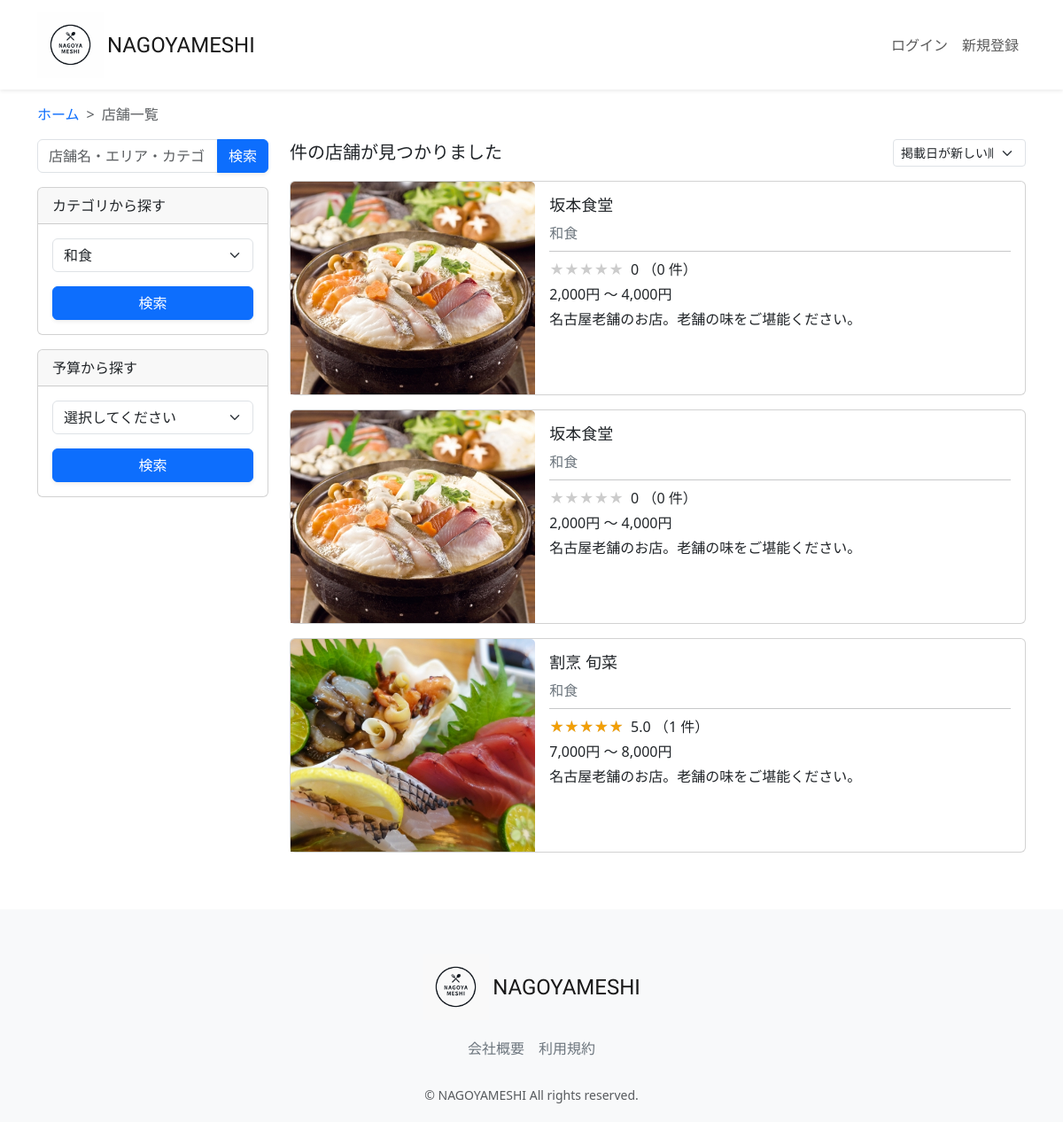
Before: /restaurant-list/?category=和食&button_type=category with the older database file.
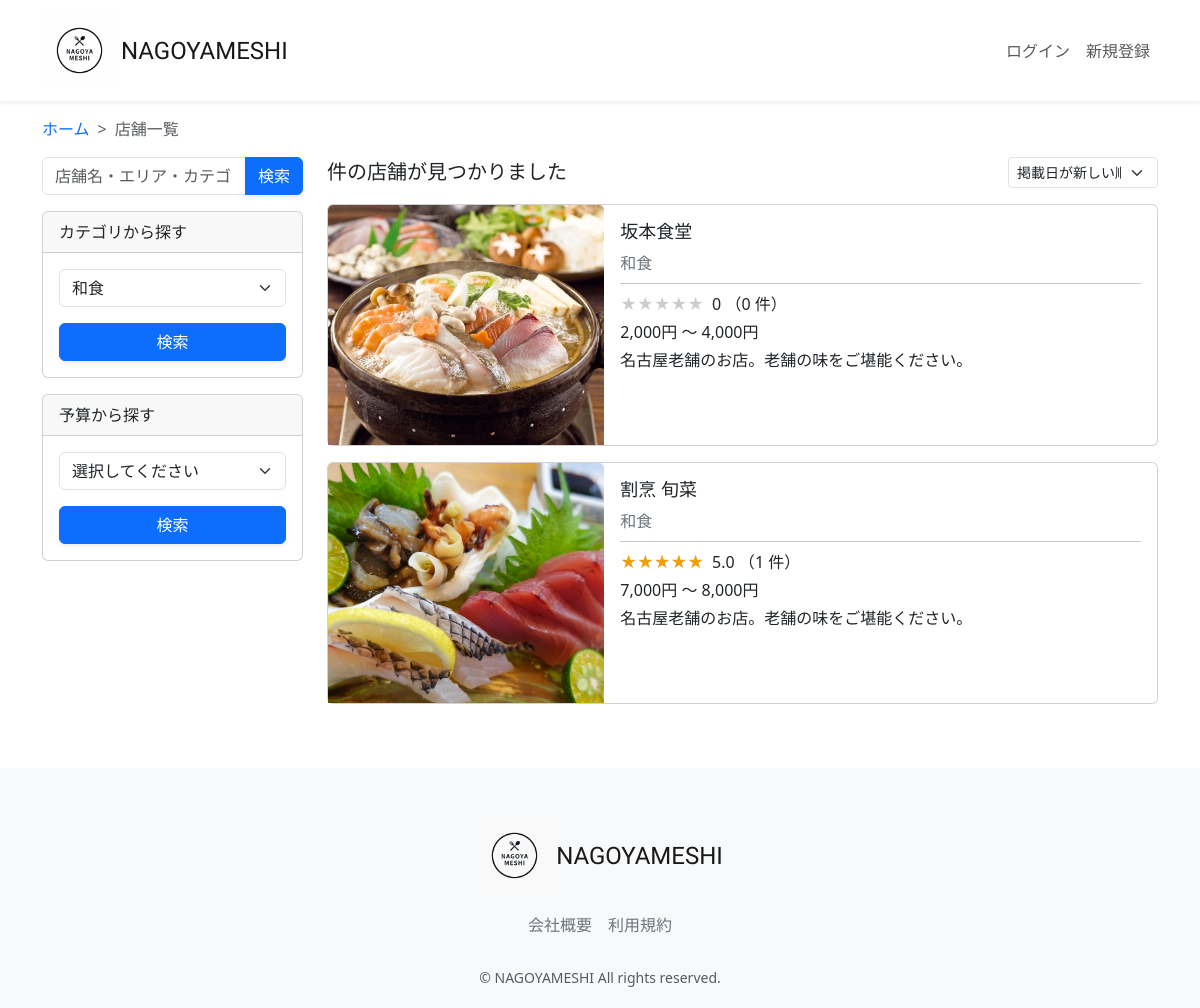
After: the same page with the newer database file.
### restaurant/models.py (models this page shows, shortened)
class Restaurant(models.Model):
    name = models.CharField(verbose_name='店舗名', max_length=64)
    description = models.CharField(verbose_name='説明', max_length=128)
    price = models.CharField(verbose_name='価格帯', max_length=32)
    zip_code = models.CharField(verbose_name='郵便番号', max_length=32)
    address = models.CharField(verbose_name='住所', max_length=128)
    business_time = models.CharField(verbose_name='営業時間', max_length=64)
    close_day_of_week = models.CharField(verbose_name='定休日', max_length=32)
    seats_number = models.CharField(verbose_name='座席数', max_length=32)
    category = models.ForeignKey(Category, verbose_name='カテゴリー', on_delete=models.PROTECT)
    rate = models.FloatField(verbose_name='レート', default=0.0)
    review_num = models.IntegerField(verbose_name='レビュー数', default=0)
    reservation_num = models.IntegerField(verbose_name='予約数', default=0)
    photo = models.ImageField(verbose_name='写真', blank=True, null=True)
    created_at = models.DateTimeField(verbose_name='作成日時', auto_now_add=True)
    updated_at = models.DateTimeField(verbose_name='更新日時', auto_now=True)
    class Meta:
        verbose_name_plural = 'Restaurant'

class Category(models.Model):
    name = models.CharField(verbose_name='カテゴリー名', max_length=64)
    photo = models.ImageField(verbose_name='写真', blank=True, null=True)
    class Meta:
        verbose_name_plural = 'Category'
    def __str__(self):
        return self.name

### restaurant/views.py (the view, shortened to what this page needs)
# urls.py: path("restaurant-list/", views.RestaurantListView.as_view(), name="restaurant_list"),
class RestaurantListView(generic.ListView):
    template_name = "restaurant_list.html"
    model = models.Restaurant
    def get_context_data(self, **kwargs):
        context = super(RestaurantListView, self).get_context_data(**kwargs)
        keyword = self.request.GET.get('keyword')
        category = self.request.GET.get('category')
        price = self.request.GET.get('price')
        select_sort = self.request.GET.get('select_sort')
        button_type = self.request.GET.get('button_type')
        keyword = keyword if keyword is not None else ''
        category = category if category is not None else ''
        price = price if price is not None else '0'
        select_sort = select_sort if select_sort is not None else '-created_at'
        self.request.session['select_sort'] = select_sort
        if button_type == 'keyword':
            self.request.session['keyword_session'] = keyword
            self.request.session['category_session'] = ''
            self.request.session['price_session'] = '0'
        if button_type == 'category':
            self.request.session['category_session'] = category
            self.request.session['keyword_session'] =''
            self.request.session['price_session'] = '0'
        if button_type == 'price':
            self.request.session['price_session'] = price
            self.request.session['keyword_session'] =''
            self.request.session['category_session'] =''
        if button_type == 'select_sort':
            self.request.session['select_sort'] = select_sort
        keyword_session = self.request.session.get('keyword_session')
        category_session = self.request.session.get('category_session')
        price_session = self.request.session.get('price_session')
        select_sort_session = self.request.session.get('select_sort')
        restaurant_list = models.Restaurant.objects.filter(Q(name__icontains=keyword_session)|Q(address__icontains=keyword_session)|Q(category__name__icontains=keyword_session))
        restaurant_list = restaurant_list.filter(category__name__icontains=category_session)
        restaurant_list = restaurant_list.order_by(select_sort_session)
        category_list = models.Category.objects.all()
        average_rate_list = []
        average_rate_star_list = []
        rate_num_list = []
        for restaurant in restaurant_list:
            average_rate = models.Review.objects.filter(restaurant=restaurant).aggregate(Avg('rate'))
            average_rate = average_rate['rate__avg'] if average_rate['rate__avg'] is not None else 0
            average_rate_list.append(round(average_rate, 2))
            if average_rate % 1 == 0:
                average_rate = int(average_rate)
            else:
                average_rate = round(average_rate * 2) / 2
            average_rate_star_list.append(average_rate)
            rate_num = models.Review.objects.filter(restaurant=restaurant).count()
            rate_num_list.append(rate_num)
        context.update({
            'category_list': category_list,
            'keyword_session': keyword_session,
            'category_session': category_session,
            'price_session': price_session,
            'select_sort_session': select_sort_session,
            'restaurant_list': zip(restaurant_list, average_rate_list,average_rate_star_list, rate_num_list),
         })
        return context

### restaurant/templates/restaurant/restaurant_list.html (shortened to what this page needs)
{% extends "layout/base.html" %}
{% load static %}
{% block content %}
<main>
  <div class="container nagoyameshi-container pb-5">
    <div class="row justify-content-center">
      <nav class="my-3" style="--bs-breadcrumb-divider: '>';" aria-label="breadcrumb">
        <ol class="breadcrumb mb-0">
          <li class="breadcrumb-item"><a href="{% url 'top_page' %}">ホーム</a></li>
          <li class="breadcrumb-item active" aria-current="page">店舗一覧</li>
        </ol>
      </nav>
        <div class="col-xl-3 col-lg-4 col-md-12">
          <form method="GET" class="w-100 mb-3">
            <div class="input-group">
              <input type="text" class="form-control" placeholder="店舗名・エリア・カテゴリ" name="keyword" value={% if keyword_session %}{{ keyword_session }}{% else %}""{% endif %}>
              <button type="submit" class="btn btn-primary text-white shadow-sm">検索</button>
            </div>
          </form>
            <div class="card mb-3">
              <div class="card-header">カテゴリから探す</div>
                <div class="card-body">
                  <form method="GET" class="w-100">
                    <div class="form-group mb-3">
                      <select class="form-control form-select" name="category" required>
                        {% for category in category_list %}
                        <option value="{{ category.name }}"
                          {% if category_session == category.name %}selected{% endif %}>{{ category.name }}
                        </option>
                        {% endfor %}
                      </select>
                    </div>
                      <div class="form-group">
                        <button type="submit" class="btn btn-primary text-white shadow-sm w-100">検索</button>
                      </div>
                  </form>
                </div>
              </div>
                <div class="card mb-3">
                  <div class="card-header">予算から探す</div>
                    <div class="card-body">
                      <form method="GET" class="w-100">
                        <div class="form-group mb-3">
                          <select class="form-control form-select" name="price" required>
                            <option value="">選択してください</option>
                         </select>
                        </div>
                          <div class="form-group">
                            <button type="submit" class="btn btn-primary text-white shadow-sm w-100">検索</button>
                          </div>
                      </form>
                  </div>
                </div>
             </div>
              <div class="col">
                <div class="d-flex justify-content-between flex-wrap">
                 <p class="fs-5 mb-3">
                  {{ restaurant_list.count }}件の店舗が見つかりました
                </p>
                  <form method="GET" class="mb-3 sort-box">
                    <select class="form-select form-select-sm" name="select_sort" aria-label=".form-select-sm example" onChange="this.form.submit();">
                      <option value="-created_at" {% if select_sort_session == "-created_at" %}selected{% endif %}>掲載日が新しい順</option>
                    </select>
                  </form>
              </div>
                {% for restaurant,rate,rate_star,rate_num in restaurant_list %}
                <div class="mb-3">
                  <a href="{% url 'restaurant_detail' restaurant.id %}" class="link-dark card-link">
                    <div class="card h-100">
                      <div class="row g-0">
                       <div class="col-md-4">
                        {% if restaurant.photo %}
                           <img src="{{ restaurant.photo.url }}" class="card-img-top horizontal-card-image">
                        {% endif %}
                </div>
                <div class="col-md-8">
                  <div class="card-body">
                  <h3 class="card-title">{{ restaurant.name }}</h3>
                  <div class="col d-flex text-secondary">
                    <div>
                      {{ restaurant.category }}
                    </div>
                  </div>
                  <hr class="my-2">
                  <p class="mb-1">
                    <span class="star-rating me-1" data-rate="{{ rate_star }}"></span>
                    {{ rate }} （{{ rate_num }} 件）
                  </p>
                  <div class="mb-1">
                   <span>{{ restaurant.price }}</span>
                  </div>
                  <p class="card-text">{{ restaurant.description }}</p>
                </div>
              </div>
            </div>
           </div>
          </a>
        </div>
          {% endfor %}
      </div>
    </div>
  </div>
</main>
{% endblock %}

### restaurant/templates/layout/base.html (shortened to what this page needs)
{% load static %}
<!DOCTYPE html>
<html lang="ja">
  <head>
      <link href="https://cdn.jsdelivr.net/npm/bootstrap@5.3.3/dist/css/bootstrap.min.css" rel="stylesheet">
      <link href="{% static 'css/nagoyameshi.css' %}" rel="stylesheet">
  </head>
  <body>
    <div id="app" class="wrapper">
      <nav class="navbar navbar-expand-md navbar-light bg-white shadow-sm">
        <div class="container nagoyameshi-container">
          <a class="navbar-brand app-name" href="{% url 'top_page' %}">
            <div class="d-flex align-items-center">
              <img class="nagoyameshi-logo me-1" src="{% static 'images/logo/logo.png' %}" alt="nagoyameshi">NAGOYAMESHI</div>
          </a>
          <div class="collapse navbar-collapse" id="navbarSupportedContent">
            <ul class="navbar-nav ms-auto">
              {% if user.is_subscribed %}
                <li class="nav-item dropdown">
                  <a id="navbarDropdown" class="nav-linkdropdown-toggle" href="#" role="button" data-bs-toggle="dropdown" aria-haspopup="true" aria-expanded="false" v-pre>{{ user.user_name }}</a>
                  <div class="dropdown-menu dropdown-menu-end" aria-labelledby="navbarDropdown">
                    <a class="dropdown-item" href="{% url 'user_detail' user.id %}">会員情報</a>
                    <a class="dropdown-item" href="{% url 'reservation_list' %}">予約一覧</a>
                    <a class="dropdown-item" href="{% url 'favorite_list' %}">お気に入り一覧</a>
                    <a class="dropdown-item" href="{% url 'subscribe_payment' %}">お支払い方法</a>
                    <a class="dropdown-item" href="{% url 'subscribe_cancel' %}">有料プラン解約</a>
                      {% if user.is_staff %}
                        <a class ="dropdown-item"  href="{% url 'user_list' %}">サイト管理</a>
                      {% endif %}
                    <div class="dropdown-divider"></div>
                    <a class="dropdown-item" href="{% url 'account_logout' %}">ログアウト</a>
                  </div>
                </li>
              {% else %}
                {% if user.is_authenticated %}
                  <li class="nav-item dropdown">
                    <a id="navbarDropdown" class="nav-linkdropdown-toggle" href="#" role="button" data-bs-toggle="dropdown" aria-haspopup="true" aria-expanded="false" v-pre>{{ user.user_name }}</a>
                    <div class="dropdown-menu dropdown-menu-end" aria-labelledby="navbarDropdown">
                      <a class="dropdown-item" href="{% url 'user_detail' user.id %}">会員情報</a>
                      <a class="dropdown-item" href="{% url 'subscribe_register' %}">有料プラン登録</a>
                      {% if user.is_staff %}
                        <a class ="dropdown-item"  href="{% url 'user_list' %}">サイト管理</a>
                      {% endif %}
                      <div class="dropdown-divider"></div>
                      <a class="dropdown-item" href="{% url 'account_logout' %}">ログアウト</a>
                    </div>
                 </li>
                {% else %}
                  <li class="nav-item">
                    <a class="nav-link" href="{% url 'account_login' %}">ログイン</a>
                  </li>
                  <li class="nav-item">
                    <a class="nav-link" href="{% url 'account_signup' %}">新規登録</a>
                  </li>
                {% endif %}
              {% endif %}
            </ul>
          </div>
        </div>
      </nav>
    {% block content %}
    {% endblock %}
      <footer class="bg-light">
        <div class="d-flex justify-content-center footer-logo">
            <a class="navbar-brand app-name" href="{% url 'top_page' %}">
              <div class="d-flex align-items-center"><img class="nagoyameshi-logo me-1" src="{% static 'images/logo/footer_logo.png' %}" alt="nagoyameshi">NAGOYAMESHI</div>
            </a>
        </div>
        <div class="d-flex justify-content-center footer-link">
          <a href="{% url 'company_page' %}" class="link-secondary me-3">会社概要</a>
          <a href="{% url 'terms_page' %}" class="link-secondary">利用規約</a>
        </div>
        <p class="text-center text-muted small mb-0">&copy; NAGOYAMESHI All rights reserved.</p>
      </footer>
      </div>
  </body>
</html>

### static/css/nagoyameshi.css (style rules this page uses)
.wrapper { min-height: 100vh; position: relative; padding-bottom: 240px; box-sizing: border-box; }
.nagoyameshi-logo { height: 75px; }
.app-name { font-family: 'Carter One', cursive; font-size: 24px; color: #191919; }
footer { width: 100%; height: 240px; position: absolute; bottom: 0; padding: 50px 15px; }
.footer-logo { margin-bottom: 20px; }
.footer-link { margin-bottom: 30px; }
h3 { font-size: 1.125rem; }
a { text-decoration: none !important; }
.horizontal-card-image { width: 100%; height: 240px; object-fit: cover; }
.card-link { transition: 0.3s; }
.sort-box { width: 150px; }
.star-rating { position: relative; z-index: 0; display: inline-block; white-space: nowrap; color: #CCCCCC; }
.star-rating:before, .star-rating:after { content: '★★★★★'; }
.star-rating:after { position: absolute; z-index: 1; top: 0; left: 0; overflow: hidden; white-space: nowrap; color: #F29F05; }
.star-rating[data-rate="5"]:after { width: 100%; }
.star-rating[data-rate="0"]:after { width: 0%; }

Changed rows visible on the page:
removed Restaurant: photo (picture), name "坂本食堂", category "和食", rate "0", rate_num "0", price "2,000円 ～ 4,000円", description "名古屋老舗のお店。老舗の味をご堪能ください。"
